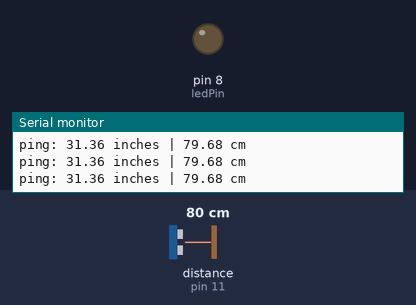
Bench run of a sketch on a simulated Arduino Uno, built with avr-gcc and run on an emulated ATmega328P. Shown: output pins drawn as LEDs (lit = HIGH), the last lines printed to the serial monitor. Wiring (inferred from the names in the program): ultrasonic range finder: trigger pin 12; echo pin 11. The test bench sets the inputs (shaded band); at power-on: distance to the obstacle (sensor on pin 11) 80 cm. The echo pulse lasts 58.3 µs per cm; pins used as bus, display or sensor lines are not drawn.

Above: at 1.2 s.
1.3 s: distance to the obstacle (sensor on pin 11) set to 7 cm
2.8 s: distance to the obstacle (sensor on pin 11) set to 4 cm
At 3.6 s:
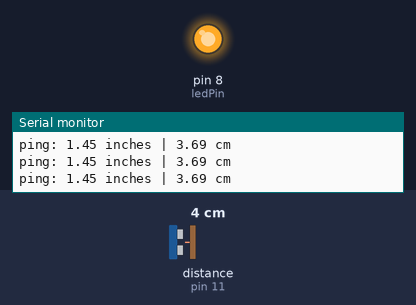
4.5 s: distance to the obstacle (sensor on pin 11) set to 9 cm
At 5.1 s:
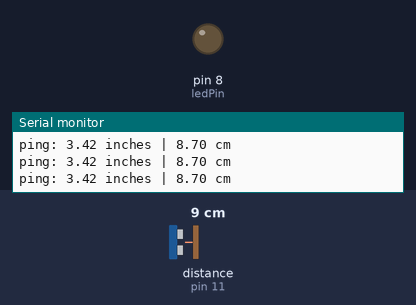
6.0 s: distance to the obstacle (sensor on pin 11) set to 2 cm
At 6.6 s:
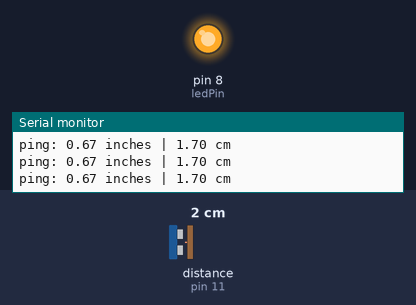
Timing chart, 0 to 8.5 s (numbered marks = the images above; inputs shaded):
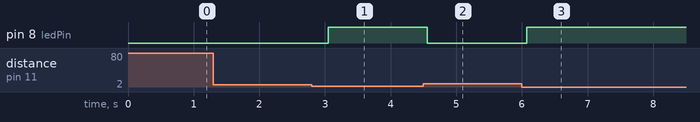

The sketch:

arduino_tutorial_53.ino
```cpp
/*
 * Tutorial 53 Understanding and connecting the hc-sr04 sensor
 * https://youtu.be/M-UKXCUI0rE
 */
const int baudRate = 9600;
const int dt = 10; // delaytime

const byte echoPin = 11;
const byte triggerPin = 12;
const byte ledPin = 8;
float pingTravelTime;
float distance;
float distancecm;

void setup() {
  // put your setup code here, to run once:
  Serial.begin(baudRate);
  pinMode(triggerPin, OUTPUT);
  pinMode(echoPin, INPUT);
  pinMode(ledPin,OUTPUT);
}

void loop() {
  // put your main code here, to run repeatedly:
  digitalWrite(triggerPin, LOW);
  delayMicroseconds(dt);
  digitalWrite(triggerPin, HIGH);
  delayMicroseconds(dt);
  digitalWrite(triggerPin, LOW);

  pingTravelTime = pulseIn(echoPin, HIGH); // microSeconds
  distance = convertPingTravelTimeToInches(pingTravelTime); // convert miles/hour to inches
  distancecm = convertPingTravelTimeToCentimeters(pingTravelTime); // convert meters/second to cm
  Serial.print("ping: ");
  Serial.print(distance);
  Serial.print(" inches | ");
  Serial.print(distancecm);
  Serial.println(" cm");

  if (distancecm <= 5.00) {
    digitalWrite(ledPin, HIGH);
  } else {
    digitalWrite(ledPin, LOW);
  }

  delay(250);
}

float convertPingTravelTimeToCentimeters(float traveltime) {
  float speedOfSoundMetersPerSecond = 343.;
  float speedOfSoundCentimetersPerMicrosecond = speedOfSoundMetersPerSecond * 100 / 1000000;
  float traveltimeOneWay = traveltime / 2;
  return speedOfSoundCentimetersPerMicrosecond * traveltimeOneWay;
}

float convertPingTravelTimeToInches(float traveltime) {
  float traveltimeOneWay = traveltime / 2;
  float speedOfSoundMilesPerHour = 767.;
  float speedOfSoundInchesPerMicrosecond = speedOfSoundMilesPerHour * 12 * 5280 / 3600 / 1000000;
  return speedOfSoundInchesPerMicrosecond * traveltimeOneWay;
}
```

Measured:
- the behaviour switches between 6 and 5 cm on distance to the obstacle (sensor on pin 11) (found by bisection; images 0 and 1)
- after the input at 2.8 s, pin 8 (ledPin): LOW → HIGH after 0.25 s
- after the input at 4.5 s, pin 8 (ledPin): HIGH → LOW after 0.06 s
- after the input at 6.0 s, pin 8 (ledPin): LOW → HIGH after 0.07 s
